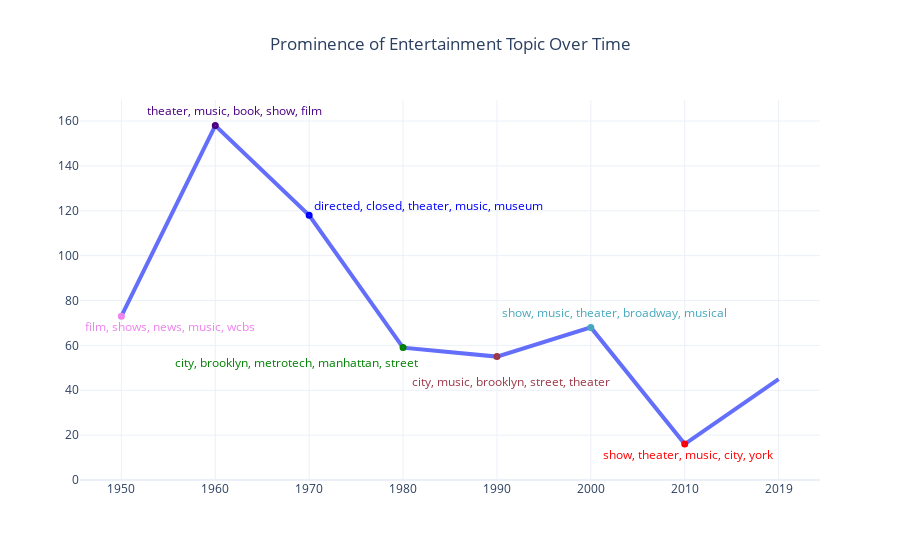

Notebook cell for this chart:
### Code cell
# topic 1
colors = ['violet', 'indigo', 'blue', 'green', '#9C3848', '#47A8BD', 'red']
dot_opacity = [1, 1, 1, 1, 1, 1, 1, 0]

fig = go.Figure()
fig.add_trace(go.Scatter(
    x=['1950', '1960', '1970', '1980', '1990', '2000', '2010', '2019'],
    y=[73, 158, 118, 59, 55, 68, 16, 45],
    marker=dict(size=7, color=colors, symbol='circle-dot', opacity=dot_opacity)
))

fig.add_annotation(x=1, y=73,
            text="film, shows, news, music, wcbs",
            showarrow=False,
            yshift=-10,
            xshift=-45,
            font=dict(color=colors[0]))
fig.add_annotation(x=2, y=158,
            text="theater, music, book, show, film",
            showarrow=False,
            yshift=15,
            xshift=-75,
            font=dict(color=colors[1]))
fig.add_annotation(x=3, y=118,
            text="directed, closed, theater, music, museum",
            showarrow=False,
            yshift=10,
            xshift=25,
            font=dict(color=colors[2]))
fig.add_annotation(x=4, y=59,
            text="city, brooklyn, metrotech, manhattan, street",
            showarrow=False,
            yshift=-15,
            xshift=-200,
            font=dict(color=colors[3]))
fig.add_annotation(x=5, y=55,
            text="city, music, brooklyn, street, theater",
            showarrow=False,
            yshift=-25,
            xshift=-80,
            font=dict(color=colors[4]))
fig.add_annotation(x=6, y=68,
            text="show, music, theater, broadway, musical",
            showarrow=False,
            yshift=15,
            xshift=-70,
            font=dict(color=colors[5]))
fig.add_annotation(x=7, y=16,
            text="show, theater, music, city, york",
            showarrow=False,
            xshift=-90,
            yshift=-10,
            font=dict(color=colors[6]))

fig.update_layout(height=500, title_x=0.5, title_text='Prominence of Entertainment Topic Over Time', template="plotly_white")
fig.update_xaxes(tickmode='linear')
fig.update_yaxes(rangemode="tozero")
fig.update_traces(line=dict(width=4))
fig.show()

### Figure 1 — Plotly figure (JSON) as saved in the notebook; plotly's stock layout.template omitted (floating-point values rounded to 4 significant figures)
{"data": [{"line": {"width": 4}, "marker": {"color": ["violet", "indigo", "blue", "green", "#9C3848", "#47A8BD", "red"], "opacity": [1, 1, 1, 1, 1, 1, 1, 0], "size": 7, "symbol": "circle-dot"}, "type": "scatter", "x": ["1950", "1960", "1970", "1980", "1990", "2000", "2010", "2019"], "y": [73, 158, 118, 59, 55, 68, 16, 45]}], "layout": {"annotations": [{"font": {"color": "violet"}, "showarrow": false, "text": "film, shows, news, music, wcbs", "x": 1, "xshift": -45, "y": 73, "yshift": -10}, {"font": {"color": "indigo"}, "showarrow": false, "text": "theater, music, book, show, film", "x": 2, "xshift": -75, "y": 158, "yshift": 15}, {"font": {"color": "blue"}, "showarrow": false, "text": "directed, closed, theater, music, museum", "x": 3, "xshift": 25, "y": 118, "yshift": 10}, {"font": {"color": "green"}, "showarrow": false, "text": "city, brooklyn, metrotech, manhattan, street", "x": 4, "xshift": -200, "y": 59, "yshift": -15}, {"font": {"color": "#9C3848"}, "showarrow": false, "text": "city, music, brooklyn, street, theater", "x": 5, "xshift": -80, "y": 55, "yshift": -25}, {"font": {"color": "#47A8BD"}, "showarrow": false, "text": "show, music, theater, broadway, musical", "x": 6, "xshift": -70, "y": 68, "yshift": 15}, {"font": {"color": "red"}, "showarrow": false, "text": "show, theater, music, city, york", "x": 7, "xshift": -90, "y": 16, "yshift": -10}], "autosize": true, "title": {"text": "Prominence of Entertainment Topic Over Time", "x": 0.5}, "xaxis": {"autorange": true, "range": [-0.4304, 7.43], "tickmode": "linear", "type": "category"}, "yaxis": {"autorange": true, "range": [0, 171.1], "rangemode": "tozero", "type": "linear"}}}
